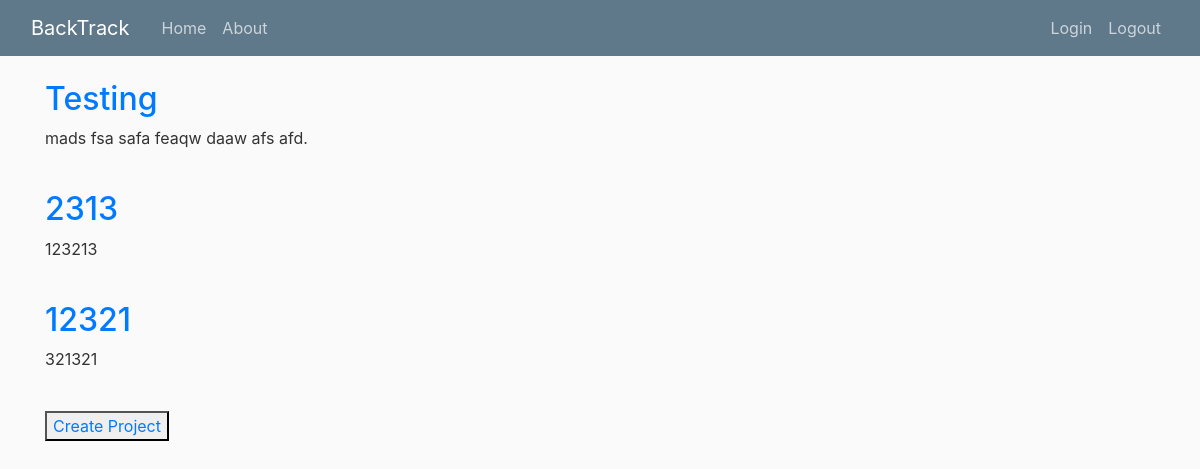
The page / on the database its author committed.
### project/models.py (models this page shows, shortened)
class Project(models.Model):
	title = models.CharField(max_length=20, unique=True)
	details = models.TextField()

### project/views.py (the view)
# urls.py: path('', ProjectListView.as_view(), name='project-home'),
class ProjectListView(ListView):
	model = Project
	template_name = 'project/home.html'
	context_object_name = 'projects'

### templates/project/home.html
{% extends "base_noSidebar.html" %}
{% block content %}
{% for project in projects %}
	<h2><a href="{% url 'productBacklog-home' project.pk %}">{{ project.title }}</a></h2>
	<p align="justify">{{ project.details }}</p>
	<br/>
{% endfor %}
<button><a href="{% url 'project-create' %}">Create Project</a></button>
{% endblock content %}

### productBacklog/static/PBI/main.css (style rules this page uses)
body { background: #fafafa; color: #333333; margin-top: 5rem; }
h1, h2, h3, h4, h5, h6 { color: #444444; }

### rows shown on the page
Project: title "Testing", details "mads fsa safa feaqw daaw afs afd."
Project: title "2313", details "123213"
Project: title "12321", details "321321"
